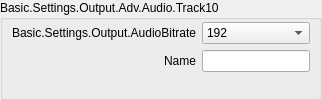
                            <widget class="QGroupBox" name="groupBox_23">
                             <property name="sizePolicy">
                              <sizepolicy hsizetype="Preferred" vsizetype="Preferred">
                               <horstretch>0</horstretch>
                               <verstretch>0</verstretch>
                              </sizepolicy>
                             </property>
                             <property name="title">
                              <string>Basic.Settings.Output.Adv.Audio.Track10</string>
                             </property>
                             <layout class="QFormLayout" name="formLayout_73">
                              <property name="fieldGrowthPolicy">
                               <enum>QFormLayout::AllNonFixedFieldsGrow</enum>
                              </property>
                              <property name="labelAlignment">
                               <set>Qt::AlignRight|Qt::AlignTrailing|Qt::AlignVCenter</set>
                              </property>
                              <property name="leftMargin">
                               <number>9</number>
                              </property>
                              <property name="topMargin">
                               <number>2</number>
                              </property>
                              <property name="rightMargin">
                               <number>9</number>
                              </property>
                              <property name="bottomMargin">
                               <number>9</number>
                              </property>
                              <item row="0" column="0">
                               <widget class="QLabel" name="advOutTrack10BitrateLabel">
                                <property name="minimumSize">
                                 <size>
                                  <width>170</width>
                                  <height>0</height>
                                 </size>
                                </property>
                                <property name="text">
                                 <string>Basic.Settings.Output.AudioBitrate</string>
                                </property>
                                <property name="alignment">
                                 <set>Qt::AlignRight|Qt::AlignTrailing|Qt::AlignVCenter</set>
                                </property>
                                <property name="buddy">
                                 <cstring>advOutTrack10Bitrate</cstring>
                                </property>
                               </widget>
                              </item>
                              <item row="0" column="1">
                               <widget class="QComboBox" name="advOutTrack10Bitrate">
                                <property name="sizePolicy">
                                 <sizepolicy hsizetype="Preferred" vsizetype="Preferred">
                                  <horstretch>0</horstretch>
                                  <verstretch>0</verstretch>
                                 </sizepolicy>
                                </property>
                                <property name="currentIndex">
                                 <number>8</number>
                                </property>
                                <item>
                                 <property name="text">
                                  <string>32</string>
                                 </property>
                                </item>
                                <item>
                                 <property name="text">
                                  <string>48</string>
                                 </property>
                                </item>
                                <item>
                                 <property name="text">
                                  <string>64</string>
                                 </property>
                                </item>
                                <item>
                                 <property name="text">
                                  <string>80</string>
                                 </property>
                                </item>
                                <item>
                                 <property name="text">
                                  <string>96</string>
                                 </property>
                                </item>
                                <item>
                                 <property name="text">
                                  <string>112</string>
                                 </property>
                                </item>
                                <item>
                                 <property name="text">
                                  <string>128</string>
                                 </property>
                                </item>
                                <item>
                                 <property name="text">
                                  <string>160</string>
                                 </property>
                                </item>
                                <item>
                                 <property name="text">
                                  <string>192</string>
                                 </property>
                                </item>
                                <item>
                                 <property name="text">
                                  <string>256</string>
                                 </property>
                                </item>
                                <item>
                                 <property name="text">
                                  <string>320</string>
                                 </property>
                                </item>
                               </widget>
                              </item>
                              <item row="1" column="0">
                               <widget class="QLabel" name="label_9005">
                                <property name="text">
                                 <string>Name</string>
                                </property>
                                <property name="buddy">
                                 <cstring>advOutTrack10Name</cstring>
                                </property>
                               </widget>
                              </item>
                              <item row="1" column="1">
                               <widget class="QLineEdit" name="advOutTrack10Name">
                                <property name="sizePolicy">
                                 <sizepolicy hsizetype="Expanding" vsizetype="Preferred">
                                  <horstretch>0</horstretch>
                                  <verstretch>0</verstretch>
                                 </sizepolicy>
                                </property>
                               </widget>
                              </item>
                             </layout>
                            </widget>
